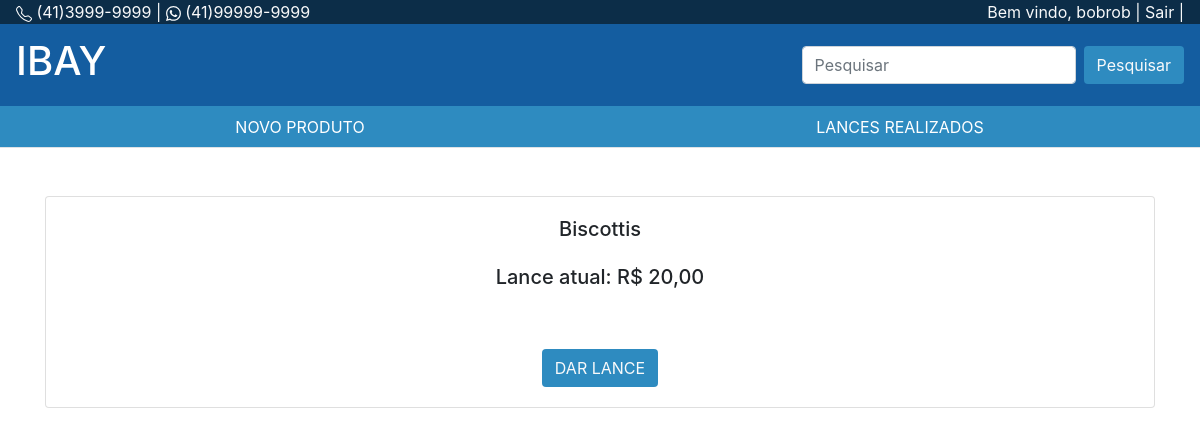
/public/pages/detalhe.php?codigo=1 (signed in), run on the app's committed database.
### tables this page shows
CREATE TABLE `clientes` (
  `clienteID` int(8) NOT NULL AUTO_INCREMENT,
  `nomecompleto` varchar(50) DEFAULT NULL,
  `endereco` varchar(50) DEFAULT NULL,
  `complemento` varchar(30) DEFAULT NULL,
  `numero` varchar(15) DEFAULT NULL,
  `cidade` varchar(50) DEFAULT NULL,
  `estadoID` tinyint(3) DEFAULT NULL,
  `cep` varchar(10) DEFAULT NULL,
  `ddd` varchar(3) DEFAULT NULL,
  `telefone` varchar(10) DEFAULT NULL,
  `email` varchar(50) DEFAULT NULL,
  `usuario` varchar(10) DEFAULT NULL,
  `senha` varchar(10) DEFAULT NULL,
  `nivel` varchar(10) DEFAULT NULL,
  PRIMARY KEY (`clienteID`)
);

CREATE TABLE `produtos` (
  `produtoID` int(11) NOT NULL AUTO_INCREMENT,
  `nomeproduto` varchar(50) DEFAULT NULL,
  `descricao` longtext,
  `codigobarra` varchar(15) DEFAULT NULL,
  `tempoentrega` tinyint(3) DEFAULT NULL,
  `precorevenda` decimal(10,2) DEFAULT NULL,
  `precounitario` decimal(10,2) DEFAULT NULL,
  `estoque` mediumint(4) DEFAULT NULL,
  `imagemgrande` varchar(100) DEFAULT NULL,
  `imagempequena` varchar(100) DEFAULT NULL,
  `descontinuado` tinyint(1) DEFAULT '0',
  `fornecedorID` tinyint(3) DEFAULT NULL,
  `categoriaID` tinyint(3) DEFAULT NULL,
  PRIMARY KEY (`produtoID`)
);

### public/pages/detalhe.php (the view, shortened to what this page needs)
<?php require_once("../../conexao/conexao.php"); ?>
<?php
    if ( isset($_GET["codigo"]) ) {
        $produto_id = $_GET["codigo"];
    } else {
        Header("Location: listagem.php");
    }
    $consulta = "SELECT * ";
    $consulta .= "FROM produtos ";
    $consulta .= "WHERE produtoID = {$produto_id} ";
    $detalhe    = mysqli_query($conecta,$consulta);
    if ( !$detalhe ) {
        die("Falha no Banco de dados");
    } else {
        $dados_detalhe = mysqli_fetch_assoc($detalhe);
        $produtoID      = $dados_detalhe["produtoID"];
        $nomeproduto    = $dados_detalhe["nomeproduto"];
        $precounitario  = $dados_detalhe["precounitario"];
    }
?>
<!doctype html>
<html>
    <head>
        <link rel="stylesheet" href="https://stackpath.bootstrapcdn.com/bootstrap/4.1.3/css/bootstrap.min.css">
        <link href="../style/css_main_page.css" rel="stylesheet">
    </head>
    <body>
        <?php include_once("../_incluir/topo.php"); ?>
        <main>
            <div class="container mt-5 mb-5 text-center">
                <div class="row">
                    <div class="col ">
                        <div class="card pr-5 pl-5">
                            <div class="card-body">
                                <h5 class="card-title"><?php echo utf8_encode($nomeproduto) ?></h5>
                                <h5 class="card-title mt-4">Lance atual: <?php echo "R$ " . number_format($precounitario,2,",",".") ?></h5>
                                <a href="lance.php?codigo=<?php echo $produtoID?>" class="btn bg-pink text-light mt-5">DAR LANCE</a>
                            </div>
                        </div>
                    </div>
                </div>
            </div>
        </main>
    </body>
</html>

### public/_incluir/topo.php (shortened to what this page needs)
<header>
    <ul class="nav bg-black">
        <div class="text-light ml-3">
            (41)3999-9999 |
            (41)99999-9999
        </div>
        <?php
                if ( isset($_SESSION["user_portal"])  ) {
                    $user = $_SESSION["user_portal"];
                    $saudacao = "SELECT usuario, clienteID ";
                    $saudacao .= "FROM clientes ";
                    $saudacao .= "WHERE clienteID = {$user} ";
                    $saudacao_login = mysqli_query($conecta,$saudacao);
                    $saudacao_login = mysqli_fetch_assoc($saudacao_login);
                    $nome = $saudacao_login["usuario"];
        ?>
            <div class="mr-3 text-light position-right">
                Bem vindo, <?php echo $nome ?> |
                <a class="text-light" href="sair.php">Sair</a> |
            </div>
        <?php
            }
        ?>
    </ul>
        <nav class="navbar navbar-dark bg-dark-pink">
            <a class="navbar-brand" href="listagem.php">
                <h1>IBAY</h1>
            </a>
            <form action="listalances.php" method="get" class="form-inline">
                <input class="form-control mr-sm-2" type="text" name="nomecliente" placeholder="Pesquisar" aria-label="Pesquisar">
                <button class="btn bg-pink text-light my-2 my-sm-0" name="pesquisa" type="submit">Pesquisar</button>
            </form>
        </nav>
    <ul class="nav nav-tabs justify-content-center nav-justified bg-pink text-light">
        <li class="nav-item">
            <a class="nav-link text-white" href="incluir.php">NOVO PRODUTO</a>
        </li>
        <li class="nav-item">
            <a class="nav-link text-white" href="listalances.php">LANCES REALIZADOS</a>
        </li>
    </ul>
</header>

### public/style/css_main_page.css (style rules this page uses)
.bg-pink { background-color: #2E8BC0; }
.bg-black { background-color: #0C2D48; }
.bg-dark-pink { background-color: #145DA0; }
.position-right { position: absolute; right: 0px ; }

### data on the page
clientes: usuario "bobrob"
produtos: nomeproduto "Biscottis", precounitario "20,00"
